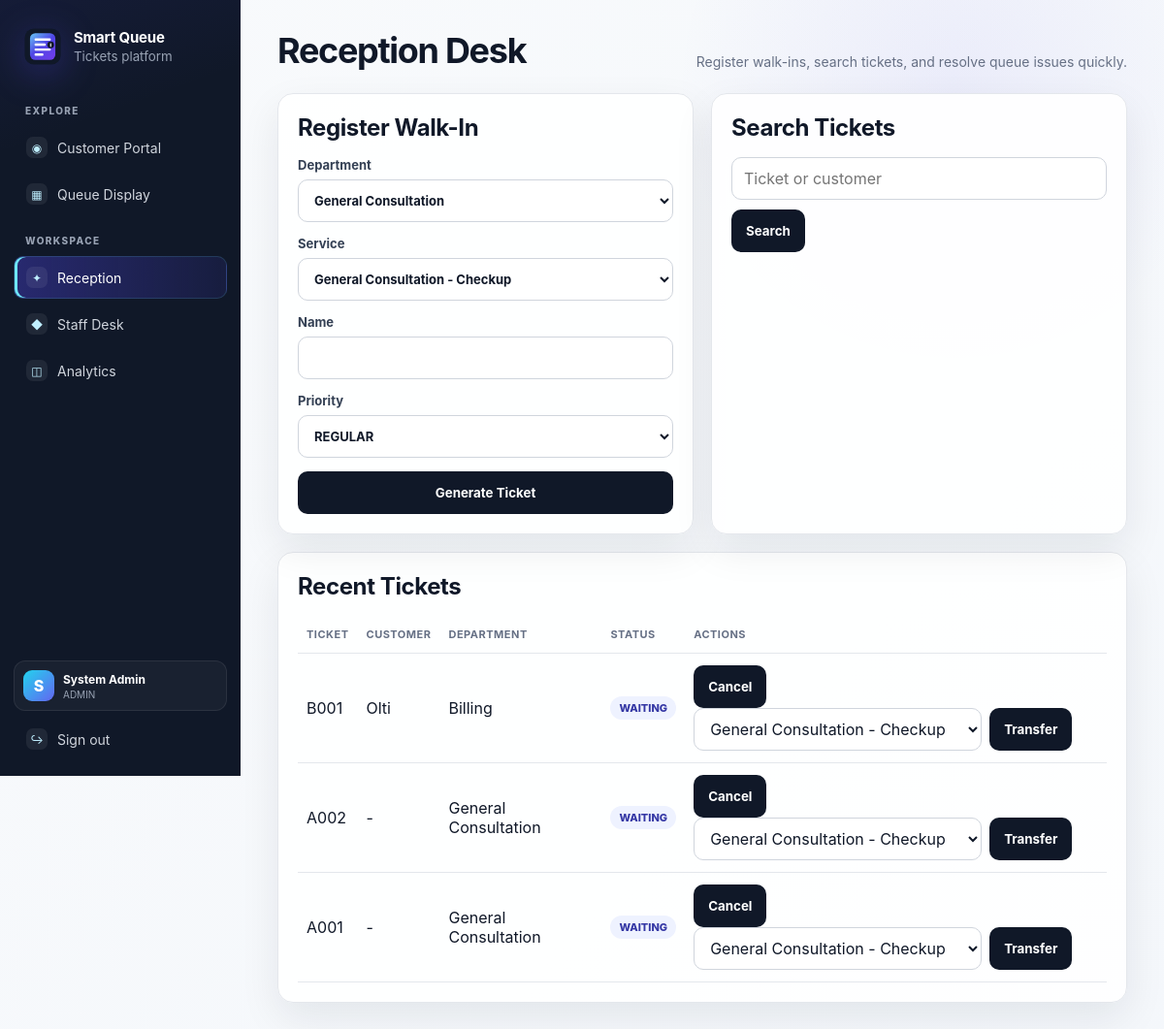
/receptionist (signed in), run on an earlier commit of the app's database.
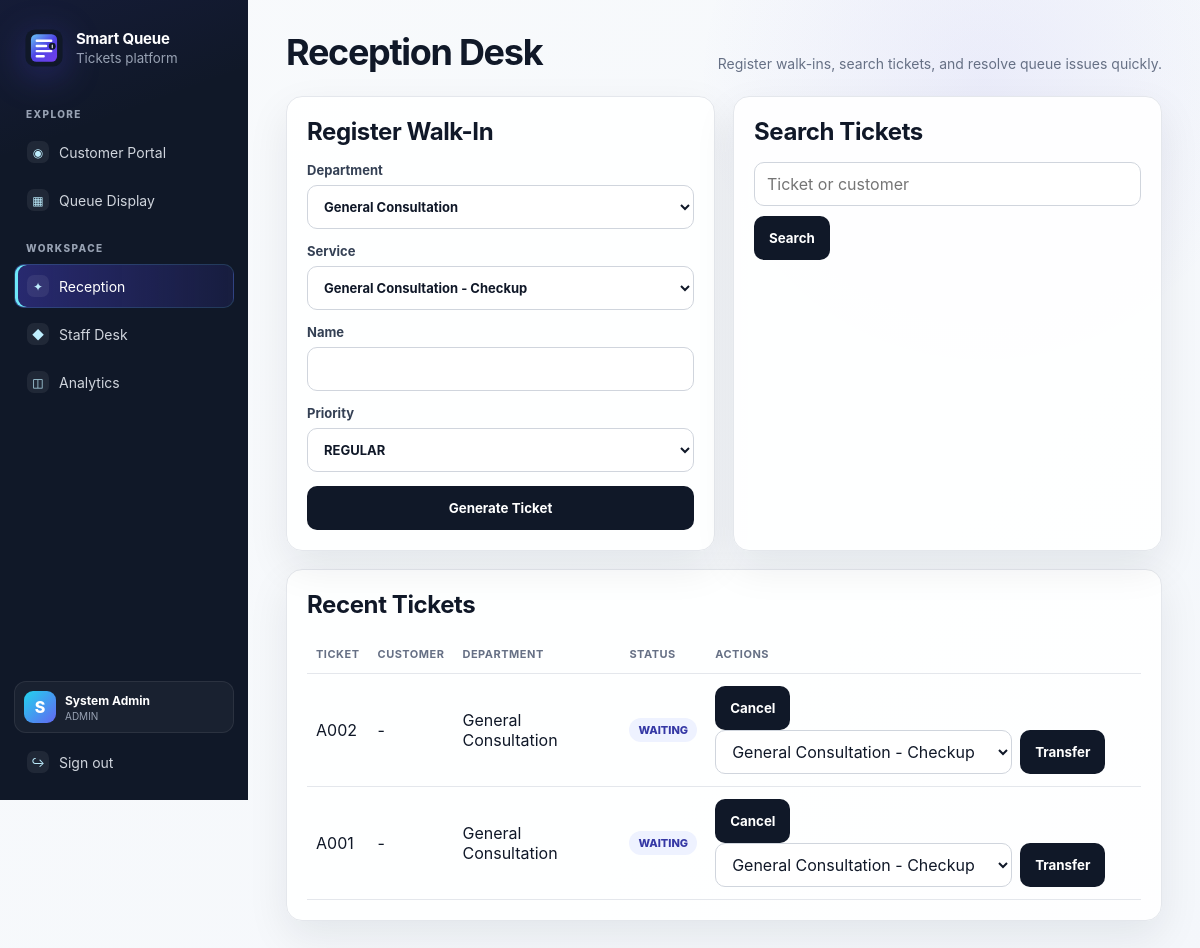
And on a later commit of the database.
### database/models.py (models this page shows)
class Base(DeclarativeBase):
    pass

class Ticket(Base):
    __tablename__ = "tickets"
    id: Mapped[int] = mapped_column(Integer, primary_key=True)
    ticket_number: Mapped[str] = mapped_column(String(20), unique=True, nullable=False, index=True)
    customer_name: Mapped[str | None] = mapped_column(String(120))
    priority_category: Mapped[PriorityCategory] = mapped_column(Enum(PriorityCategory), default=PriorityCategory.REGULAR)
    ticket_type: Mapped[TicketType] = mapped_column(Enum(TicketType), default=TicketType.WALK_IN)
    status: Mapped[TicketStatus] = mapped_column(Enum(TicketStatus), default=TicketStatus.WAITING, index=True)
    department_id: Mapped[int] = mapped_column(ForeignKey("departments.id"), nullable=False)
    service_id: Mapped[int] = mapped_column(ForeignKey("services.id"), nullable=False)
    counter_id: Mapped[int | None] = mapped_column(ForeignKey("counters.id"))
    created_by_user_id: Mapped[int | None] = mapped_column(ForeignKey("users.id"))
    called_by_staff_id: Mapped[int | None] = mapped_column(ForeignKey("users.id"))
    estimated_wait_minutes: Mapped[int] = mapped_column(Integer, default=0, nullable=False)
    skip_reason: Mapped[str | None] = mapped_column(Text)
    transfer_note: Mapped[str | None] = mapped_column(Text)
    recall_count: Mapped[int] = mapped_column(Integer, default=0, nullable=False)
    created_at: Mapped[datetime] = mapped_column(DateTime, default=datetime.utcnow, index=True)
    called_at: Mapped[datetime | None] = mapped_column(DateTime)
    service_started_at: Mapped[datetime | None] = mapped_column(DateTime)
    completed_at: Mapped[datetime | None] = mapped_column(DateTime)
    updated_at: Mapped[datetime] = mapped_column(
        DateTime,
        default=datetime.utcnow,
        onupdate=datetime.utcnow,
    )
    department = relationship("Department")
    service = relationship("Service")
    counter = relationship("Counter")

class Department(Base):
    __tablename__ = "departments"
    id: Mapped[int] = mapped_column(Integer, primary_key=True)
    name: Mapped[str] = mapped_column(String(120), unique=True, nullable=False)
    code: Mapped[str] = mapped_column(String(10), unique=True, nullable=False)
    is_active: Mapped[bool] = mapped_column(Boolean, default=True, nullable=False)
    created_at: Mapped[datetime] = mapped_column(DateTime, default=datetime.utcnow)
    services = relationship("Service", back_populates="department")
    counters = relationship("Counter", back_populates="department")

### app.py (the view, shortened to what this page needs)
@app.route("/receptionist", methods=["GET", "POST"])
@login_required
@roles_required(Role.ADMIN, Role.MANAGER, Role.RECEPTIONIST)
def receptionist_dashboard():
    with get_session() as db:
        departments = list(db.scalars(select(Department).where(Department.is_active.is_(True))).all())
        services = list(db.scalars(select(Service).where(Service.is_active.is_(True))).all())
        query = request.args.get("q", "").strip()
        stmt = select(Ticket).order_by(desc(Ticket.created_at)).limit(60)
        tickets = list(db.scalars(stmt).all())
        return render_template(
            "receptionist.html",
            tickets=tickets,
            departments=departments,
            services=services,
            priorities=[p.value for p in PriorityCategory],
            query=query,
        )

### app.py (called while the page is built)
def login_required(view_func):
    @wraps(view_func)
    def wrapper(*args, **kwargs):
        if not session.get("user_id"):
            flash("Please login first.", "warning")
            return redirect(url_for("login"))
        return view_func(*args, **kwargs)
    return wrapper

def roles_required(*roles: Role):
    role_values = {role.value for role in roles}
    def decorator(view_func):
        @wraps(view_func)
        def wrapper(*args, **kwargs):
            user_role = session.get("user_role")
            if user_role not in role_values:
                flash("You do not have access to this page.", "danger")
                return redirect(url_for("home"))
            return view_func(*args, **kwargs)
        return wrapper
    return decorator

### database/connection.py (called while the page is built)
@contextmanager
def get_session():
    session = SessionLocal()
    try:
        yield session
        session.commit()
    except Exception:
        session.rollback()
        raise
    finally:
        session.close()

### templates/receptionist.html (shortened to what this page needs)
{% extends 'base.html' %}
{% block content %}
<section class="page-head">
  <h1>Reception Desk</h1>
  <p>Register walk-ins, search tickets, and resolve queue issues quickly.</p>
</section>
<div class="grid two">
  <section class="card">
    <h2>Register Walk-In</h2>
    <form method="post" class="form-grid">
      <label>Department
        <select name="department_id" required>
          {% for d in departments %}<option value="{{ d.id }}">{{ d.name }}</option>{% endfor %}
        </select>
      </label>
      <label>Service
        <select name="service_id" required>
          {% for s in services %}<option value="{{ s.id }}">{{ s.department.name }} - {{ s.name }}</option>{% endfor %}
        </select>
      </label>
      <label>Name<input name="customer_name"></label>
      <label>Priority
        <select name="priority">{% for p in priorities %}<option value="{{ p }}">{{ p }}</option>{% endfor %}</select>
      </label>
      <button type="submit">Generate Ticket</button>
    </form>
  </section>
  <section class="card">
    <h2>Search Tickets</h2>
    <form method="get" class="form-inline">
      <input name="q" value="{{ query }}" placeholder="Ticket or customer">
      <button type="submit">Search</button>
    </form>
  </section>
</div>
<section class="card">
  <h2>Recent Tickets</h2>
  <table>
    <thead><tr><th>Ticket</th><th>Customer</th><th>Department</th><th>Status</th><th>Actions</th></tr></thead>
    <tbody>
      {% for t in tickets %}
      <tr>
        <td>{{ t.ticket_number }}</td>
        <td>{{ t.customer_name or '-' }}</td>
        <td>{{ t.department.name }}</td>
        <td><span class="badge">{{ t.status.value }}</span></td>
        <td>
          <form method="post" class="inline-form">
            <button type="submit">Cancel</button>
          </form>
          <form method="post" class="inline-form">
            <select name="target_service_id">
              {% for s in services %}<option value="{{ s.id }}">{{ s.department.name }} - {{ s.name }}</option>{% endfor %}
            </select>
            <button type="submit">Transfer</button>
          </form>
        </td>
      </tr>
      {% endfor %}
    </tbody>
  </table>
</section>
{% endblock %}

### templates/base.html (shortened to what this page needs)
<!doctype html>
<html lang="en">
<head>
  <link rel="stylesheet" href="{{ url_for('static', filename='style.css') }}">
</head>
<body>
  <div class="app-shell">
    <aside class="sidebar" id="sidebar">
      <a class="brand" href="{{ url_for('customer_portal') }}" aria-label="Smart Queue Tickets home">
        <img src="{{ url_for('static', filename='logo.svg') }}" alt="Smart Queue Tickets logo">
        <span><strong>Smart Queue</strong><small>Tickets platform</small></span>
      </a>
      <div class="side-section">
        <span class="side-label">Explore</span>
        <a class="side-link {% if request.path == url_for('customer_portal') %}active{% endif %}" href="{{ url_for('customer_portal') }}">
          <span class="nav-icon">◉</span><span>Customer Portal</span>
        </a>
        <a class="side-link {% if request.path == url_for('public_display') %}active{% endif %}" href="{{ url_for('public_display') }}">
          <span class="nav-icon">▦</span><span>Queue Display</span>
        </a>
      </div>
      {% if session.get('user_id') %}
      <div class="side-section">
        <span class="side-label">Workspace</span>
        {% set role = session.get('user_role') %}
        {% if role in ['ADMIN', 'MANAGER', 'RECEPTIONIST'] %}
        <a class="side-link {% if request.path == url_for('receptionist_dashboard') %}active{% endif %}" href="{{ url_for('receptionist_dashboard') }}">
          <span class="nav-icon">✦</span><span>Reception</span>
        </a>
        {% endif %}
        {% if role in ['ADMIN', 'MANAGER', 'STAFF'] %}
        <a class="side-link {% if request.path == url_for('staff_dashboard') %}active{% endif %}" href="{{ url_for('staff_dashboard') }}">
          <span class="nav-icon">◆</span><span>Staff Desk</span>
        </a>
        {% endif %}
        {% if role in ['ADMIN', 'MANAGER'] %}
        <a class="side-link {% if request.path == url_for('manager_dashboard') %}active{% endif %}" href="{{ url_for('manager_dashboard') }}">
          <span class="nav-icon">◫</span><span>Analytics</span>
        </a>
        {% endif %}
      </div>
      {% endif %}
      <div class="sidebar-footer">
        {% if session.get('user_id') %}
        <div class="account-card">
          <span class="avatar">{{ session.get('user_name', 'U')[0].upper() }}</span>
          <div><strong>{{ session.get('user_name', 'User') }}</strong><small>{{ session.get('user_role', 'CUSTOMER') }}</small></div>
        </div>
        <a class="side-link logout" href="{{ url_for('logout') }}"><span class="nav-icon">↪</span><span>Sign out</span></a>
        {% else %}
        <a class="side-link login" href="{{ url_for('login') }}"><span class="nav-icon">→</span><span>Sign in</span></a>
        <a class="side-link create" href="{{ url_for('register') }}"><span class="nav-icon">+</span><span>Create account</span></a>
        {% endif %}
      </div>
    </aside>
    <section class="main-panel">
      <main class="content">
        {% block content %}{% endblock %}
      </main>
    </section>
  </div>
</body>
</html>

What changed in the data, as far as the page shows it:
removed Ticket: ticket_number "B001", customer_name "Olti", department.name "Billing", status.value "WAITING"
